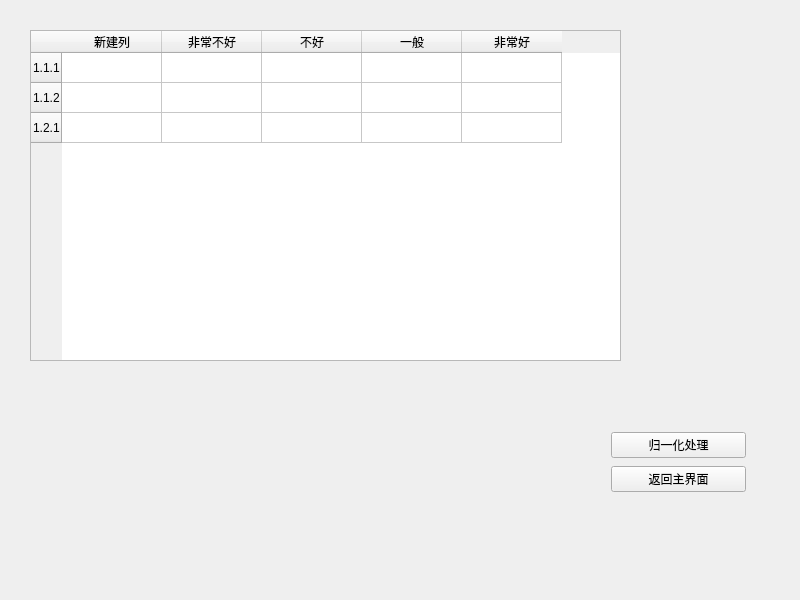
<?xml version="1.0" encoding="UTF-8"?>
<ui version="4.0">
 <class>Form</class>
 <widget class="QWidget" name="Form">
  <property name="geometry">
   <rect>
    <x>0</x>
    <y>0</y>
    <width>800</width>
    <height>600</height>
   </rect>
  </property>
  <property name="windowTitle">
   <string>Form</string>
  </property>
  <widget class="QTableWidget" name="tableWidget">
   <property name="geometry">
    <rect>
     <x>30</x>
     <y>30</y>
     <width>591</width>
     <height>331</height>
    </rect>
   </property>
   <row>
    <property name="text">
     <string>1.1.1</string>
    </property>
   </row>
   <row>
    <property name="text">
     <string>1.1.2</string>
    </property>
   </row>
   <row>
    <property name="text">
     <string>1.2.1</string>
    </property>
   </row>
   <column>
    <property name="text">
     <string>新建列</string>
    </property>
   </column>
   <column>
    <property name="text">
     <string>非常不好</string>
    </property>
   </column>
   <column>
    <property name="text">
     <string>不好</string>
    </property>
   </column>
   <column>
    <property name="text">
     <string>一般</string>
    </property>
   </column>
   <column>
    <property name="text">
     <string>非常好</string>
    </property>
   </column>
  </widget>
  <widget class="QWidget" name="layoutWidget">
   <property name="geometry">
    <rect>
     <x>611</x>
     <y>430</y>
     <width>135</width>
     <height>66</height>
    </rect>
   </property>
   <layout class="QVBoxLayout" name="verticalLayout">
    <item>
     <widget class="QPushButton" name="pushButton">
      <property name="text">
       <string>归一化处理</string>
      </property>
     </widget>
    </item>
    <item>
     <widget class="QPushButton" name="pushButton_2">
      <property name="text">
       <string>返回主界面</string>
      </property>
     </widget>
    </item>
   </layout>
  </widget>
 </widget>
 <resources/>
 <connections>
  <connection>
   <sender>pushButton_2</sender>
   <signal>clicked()</signal>
   <receiver>Form</receiver>
   <slot>close()</slot>
   <hints>
    <hint type="sourcelabel">
     <x>653</x>
     <y>487</y>
    </hint>
    <hint type="destinationlabel">
     <x>652</x>
     <y>579</y>
    </hint>
   </hints>
  </connection>
 </connections>
</ui>
